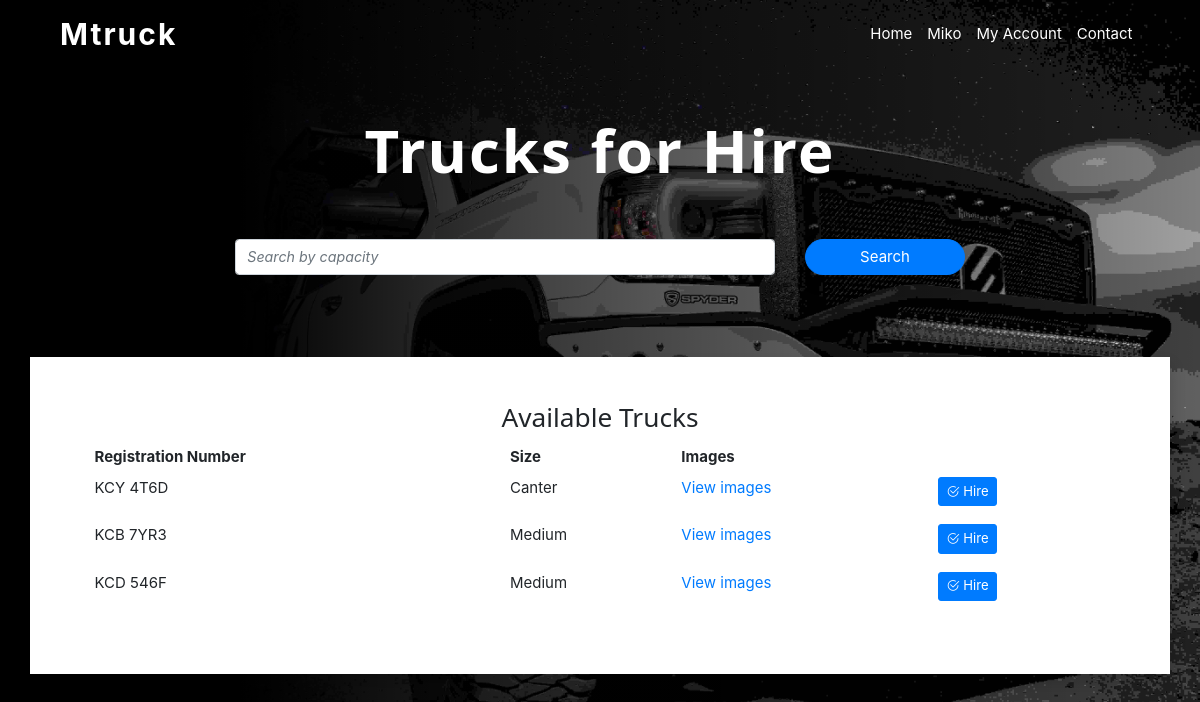
Screenshot of / (signed in) with the database file from the repository.
### models.py (models this page shows, shortened)
class User(UserMixin, db.Model):
    __tablename__ = "user"
    id = db.Column(db.Integer, primary_key=True)
    email = db.Column(db.String(64), unique=True, nullable=False, index=True)
    pwd = db.Column(db.String(72), nullable=False, unique=True)
    uname = db.Column(db.String(20), nullable=False)
    member_since = db.Column(db.DateTime(), default=datetime.utcnow)
    role_id = db.Column(db.Integer, db.ForeignKey("roles.id"), nullable = False)

class Trucks(db.Model):
    __tablename__ = "trucks"
    id = db.Column(db.Integer, primary_key=True)
    regno = db.Column(db.String(100), nullable=False)
    truck_img = db.Column(db.String(150), default="no-image.jpg")
    size = db.Column(db.String(150))
    user_id = db.Column(db.Integer, db.ForeignKey("user.id"), nullable=False)
    owner = db.relationship("User", backref=db.backref("owner"), lazy=True)
    status = db.Column(db.Boolean, default=False)

### main.py (the view)
@app.route("/", methods=("GET", "POST"), strict_slashes=False)
def index():
    form = HireTruck()
    trucks = Trucks.query.order_by(Trucks.id.desc()).filter_by(status=False).all()
    return render_template("index.html",
        title="Mtruck | Home",
        trucks=trucks,
        form=form
        )

### forms.py
class HireTruck(FlaskForm):
    id_no = StringField(validators=[InputRequired(), Length(8, 8)])
    phone_no = StringField(validators=[InputRequired(), Length(10,10)])
    name = StringField(validators=[InputRequired(), Length(1, 100)])
    duration = StringField(validators=[InputRequired(), Length(1, 64)])

### main.py (called while the page is built)
@login_manager.user_loader
def load_user(user_id):
    return User.query.get(int(user_id))

### templates/index.html (shortened to what this page needs)
<!DOCTYPE html>
<html lang="en">
<head>
    <link rel="stylesheet" href="{{url_for('static',filename='css/index.css')}}">
    <link rel="stylesheet" href="{{url_for('static',filename='css/w3.css')}}">
    <link rel="stylesheet" href="https://cdn.jsdelivr.net/npm/bootstrap@4.6.0/dist/css/bootstrap.min.css">
    <link rel="stylesheet" type="text/css" href="https://cdn.jsdelivr.net/npm/bootstrap-icons@1.4.1/font/bootstrap-icons.css">
</head>
<body class="container">
    <nav class="navbar navbar-expand-lg text-white">
        <a class="navbar-brand" href="#">Mtruck</a>
        <div class="collapse navbar-collapse">
            <ul class="navbar-nav ml-auto">
                <li class="nav-item active">
                    <a class="nav-link" href="#">Home <span class="sr-only">(current)</span></a>
                </li>
                {% if current_user.is_authenticated %}
                <li class="nav-item">
                    <a class="nav-link" href="{{url_for('dashboard')}}"> {{ current_user.uname }} </a>
                </li>
                <li class="nav-item">
                    <a class="nav-link" href="{{url_for('dashboard')}}">My Account</a>
                </li>
                {% else %}
                <li class="nav-item">
                    <a class="nav-link" href="{{url_for('auth.register')}}">Join Us</a>
                </li>
                {% endif %}
                <li class="nav-item">
                    <a class="nav-link" href="#">Contact</a>
                </li>
            </ul>
        </div>
    </nav>
    <main>
        <div class="container text-center">
            <h1 class="p-5 hero-text">Trucks for Hire</h1>
        </div>
        <div class="row mb-5">
            <div class="col-lg-8 mx-auto">
                <div>
                    <form>
                        <div class="row mb-4">
                            <div class="form-group col-md-9">
                                <input id="exampleFormControlInput5" type="email" placeholder="Search by capacity" class="form-control form-control-underlined">
                            </div>
                            <div class="form-group col-md-3">
                                <button type="submit" class="btn btn-primary rounded-pill btn-block shadow">Search</button>
                            </div>
                        </div>
                    </form>
                </div>
            </div>
        </div>
        <div class="row bg-white shadow p-5">
            <div class="container text-center">
                <h3 class="">Available Trucks</h3>
            </div>
            <div class="col-md-12">
                <div class="table-responsive">
                    <table class="table table-borderless table-sm">
                        <thead>
                            <tr>
                                <th scope="col">Registration Number</th>
                                <th scope="col">Size</th>
                                <th scope="col">Images</th>
                            </tr>
                        </thead>
                        <tbody>
                            {% for truck in trucks %}
                            <tr class="">
                                <td> {{ truck.regno }} </td>
                                <td> {{ truck.size }} </td>
                                <td>
                                    <a data-toggle="collapse" href="#collapseExample-{{truck.id}}" role="button" aria-expanded="false" aria-controls="collapseExample">
                                        View images
                                    </a>
                                </td>
                                <td>
                                    <a class="btn btn-primary btn-sm" data-toggle="collapse" href="#hire-{{truck.id}}" role="button" aria-expanded="false" aria-controls="collapseExample">
                                        <i class="bi bi-check2-circle"></i> Hire
                                    </a>
                                </td>
                            </tr>
                            <tr>
                                <td colspan="4">
                                </td>
                            </tr>
                            {% endfor %}
                        </tbody>
                    </table>
                </div>
            </div>
        </div>
    </main>
</body>
</html>

### static/css/index.css (style rules this page uses)
body { background-color: ; height: 100vh; background-size: cover; background-position: center; background-image: linear-gradient(to right, rgba(0, 0, 0, 1) 20%, rgba(0, 0, 0, .7) 40%, rgba(0, 0, 0, .4) 70%, rgba(0, 0, 0, 0) 100%), url(/static/img/bg.jpg); }
.navbar { padding: 2rem; }
.navbar .navbar-brand { font-size: 2rem; font-weight: 700; letter-spacing: 2px; color: #fff; }
.hero-text { font-size: 4rem; font-weight: 700; letter-spacing: 2px; color: #fff; }
.nav-link { color: #fff; }
.form-control-underlined { border: none; border-bottom-width: 1px; border-radius: 0; padding-left: 0; outline: none; background: transparent; }
.form-control::placeholder { font-size: 0.95rem; color: #aaa; font-style: italic; }

### static/css/w3.css (style rules this page uses)
html { box-sizing:border-box }
*,*:before,*:after { box-sizing:inherit }
html { -ms-text-size-adjust:100%;-webkit-text-size-adjust:100% }
body { margin:0 }
article,aside,details,figcaption,figure,footer,header,main,menu,nav,section,summary { display:block }
a { background-color:transparent;-webkit-text-decoration-skip:objects }
button,input,select,textarea { font:inherit;margin:0 }
button,input { overflow:visible }
button,select { text-transform:none }
button,html [type=button],[type=reset],[type=submit] { -webkit-appearance:button }
html,body { font-family:Verdana,sans-serif;font-size:15px;line-height:1.5 }
html { overflow-x:hidden }
h1 { font-size:36px }
h3 { font-size:24px }
h1,h2,h3,h4,h5,h6 { font-family:"Segoe UI",Arial,sans-serif;font-weight:400;margin:10px 0 }
a { color:inherit }

### rows the page displays
User: uname "Miko"
Trucks: regno "KCY 4T6D", size "Canter"
Trucks: regno "KCB 7YR3", size "Medium"
Trucks: regno "KCD 546F", size "Medium"
